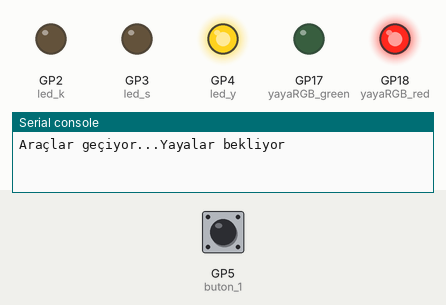
Simulated run of this program. Board: Raspberry Pi Pico running MicroPython. Shown: output pins drawn as LEDs (lit = HIGH), the last lines printed to the serial console. Dashed ring = blinking. The test bench sets the inputs (shaded band); at power-on: GP5 (buton_1) LOW. Threads take turns every 2 ms.

Above: at 1.2 s.
1.3 s: GP5 (buton_1) pulled HIGH for 0.15 s
At 15.4 s:
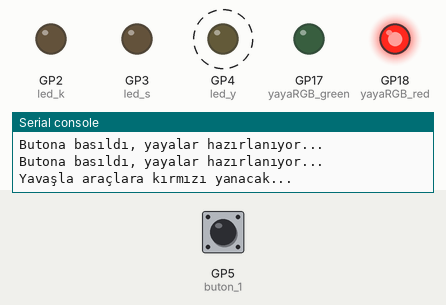
Timing chart, 0 to 17.5 s (numbered marks = the images above; inputs shaded):
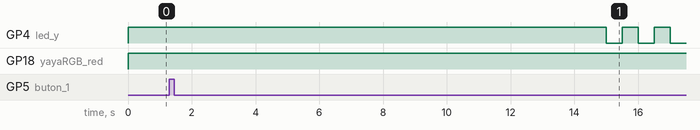

Measured:
- after the input at 1.3 s, GP4 (led_y): alternates HIGH for 0.50 s and LOW for 0.50 s, starting after 13.7 s

The program:

25_3_butonluTrafikLambasi_Multicore_thread.py
```python
#butonlu Trafik Lambası, Multicore, _thread#                     #// Yayalara buton ile çalışan Trafik lambası simülasyonu uygulamasıdır. //#
# Daha önce kesme ile yaptığımız uygulamayı şimdi _thread ile yapacağız.

from machine import Pin
import utime
import _thread

buton_1 = Pin(5, Pin.IN, Pin.PULL_DOWN)

led_k = Pin(2, Pin.OUT)   # Araç Kırmızı Işık
led_s = Pin(3, Pin.OUT)   # Araç Sarı Işık
led_y = Pin(4, Pin.OUT)   # Araç Yeşil Işık

yayaRGB_green = Pin(17, Pin.OUT)   # Yaya Yeşil Işık,
yayaRGB_red = Pin(18, Pin.OUT)     # Yaya Kırmızı Işık

aracGecisSure=15
aracBeklemeSure=10                 # Değişken ismi olarak "yayaGecisSure" de kullanabilirdik.

led_k.value(0)                     # Tüm ışıkları söndürdük
led_s.value(0)
led_y.value(0)
yayaRGB_red.value(0)
yayaRGB_green.value(0)

butonDurum = False                     # Butona basılıp basılmadığını bu değişkenin değeri ile öğreneceğiz.
# butonDurum = False olduğu sürece "while" blogu içerisindeki "if" blogu çalışacak. Ne zamanki butona basılıp
#// butonDurum = True olacak, o zaman "else" blogu çalışacak ve yayalar geçmeye başlayacak.


#------------------------------------------Multicore, _thread İşlemleri-------------------------------------------------#
def butona_okuma_thread():                         # 2. _threadda yapılacak işlemler, butona basılıp basılmadığı kontrol edilecek.
    global butonDurum
    while True:
        if buton_1.value() == 1:
            print("Butona basıldı, yayalar hazırlanıyor...")
            butonDurum=True
        utime.sleep(0.1)                           # Sistem kararlılığı için 0.1 sn bekliyoruz.

_thread.start_new_thread(butona_okuma_thread, ())  # 2. _thread oluşturuldu.
#------------------------------------------------------------------------------------------------------------------------#

while True:

    if butonDurum == False:               # butonDurum False yani butona basılmamışsa...
        led_y.value(1)                    # Araçlara yeşil ışık yanıyor
        yayaRGB_red.value(1)              # Yayalara kırmızı yanıyor
        print("Araçlar geçiyor...Yayalar bekliyor")
        utime.sleep(aracGecisSure)        # Araçlar geçiş süresi boyunca geçerler...

    else:                                 # butonDurum = True ise yani butona basılmışsa...
        print("Yavaşla araçlara kırmızı yanacak...")
        for i in range(10):
            led_y.toggle()
            utime.sleep(0.5)

        led_y.value(0)                    # Yeşil Söner
        utime.sleep(0.5)

        led_s.value(1)                    # Sarı ışık yanar
        print("Dikkat kırmızı yanacak...")
        utime.sleep(2)                    # Sarı ışık 2 sn yanar
        led_s.value(0)                    # Sarı söner
        led_k.value(1)                    # Araçlara kırmızı yanar

        utime.sleep(2)                    # Işıkta duramayan arabalar ihtimaline karşı 2 sn. daha bekleyip yayalara yeşil yakalım
        yayaRGB_red.value(0)              # Yaya kırmızı söner
        yayaRGB_green.value(1)            # Yayalara yeşil yanar
        print("Araçlar bekliyor...Yayalar geçiyor")

        utime.sleep(aracBeklemeSure)      # Araçlar kırmızı ışığı bekler
        yayaRGB_green.value(0)            # Yaya yeşil ışık söner
        yayaRGB_red.value(1)              # Yayalara kırmızı yanar
        utime.sleep(3)                    # Yaya geçidinde kalanlar için biraz daha bekleyelim
        led_s.value(1)                    # araçlara kırmızı ile birlikte sarı yanar
        print("Araçlar hazırlanır, araçlara yeşil yanacak...")
        utime.sleep(4)                    # Kırmızı ve sarı 2 saniye yanık kalır
        led_k.value(0)                    # Kırmızı söner
        led_s.value(0)                    # Sarı söner

        butonDurum = False                # Araçların tekrar geçiş yapabilmesi için butonun durumu sıfırlanıyor.
```
